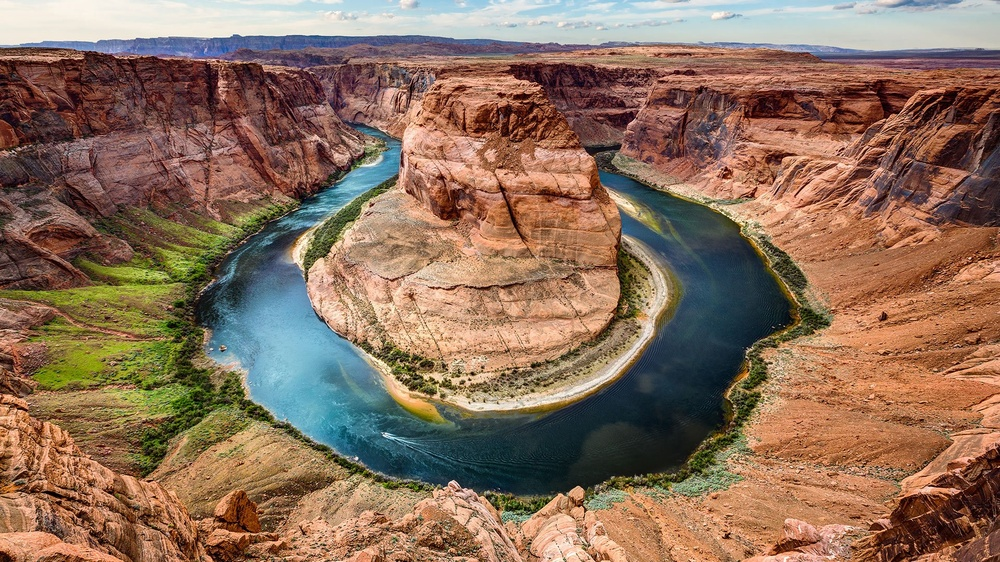
#> input picture chapter9/horseshoe-bend.jpg, 1000 x 562 px, shrunk from 1920 x 1080 before the run
$ jupyter execute program9-3.ipynb
#> lines starting #> are read from the running program, lines starting #| are printed output that depends on the picture
[cell 1]
#Image processing, load image

import numpy as np
#Import OpenCV Library
import cv2


print(np.__file__)

#Load image
img = cv2.imread('horseshoe-bend.jpg')
#> img is the input picture: shape (562, 1000, 3); mean B, G, R 91.7, 111.4, 139.7

[cell 2]
#Display the image
#画像を表示するにはimshow, waitKey, destroyAllWindowsが必要
cv2.imshow('Horse shoe bend', img)
#キーボード入力を無限に待つ、何か入力されたら次に進む
cv2.waitKey(0)
#Close windows
#特定のウィンドウを閉じるには、引数にそのウィンドウの名前を入れる
cv2.destroyAllWindows()
print('close image window')

[cell 3]
#Load image file in grayscale
img = cv2.imread('horseshoe-bend.jpg', cv2.IMREAD_GRAYSCALE)
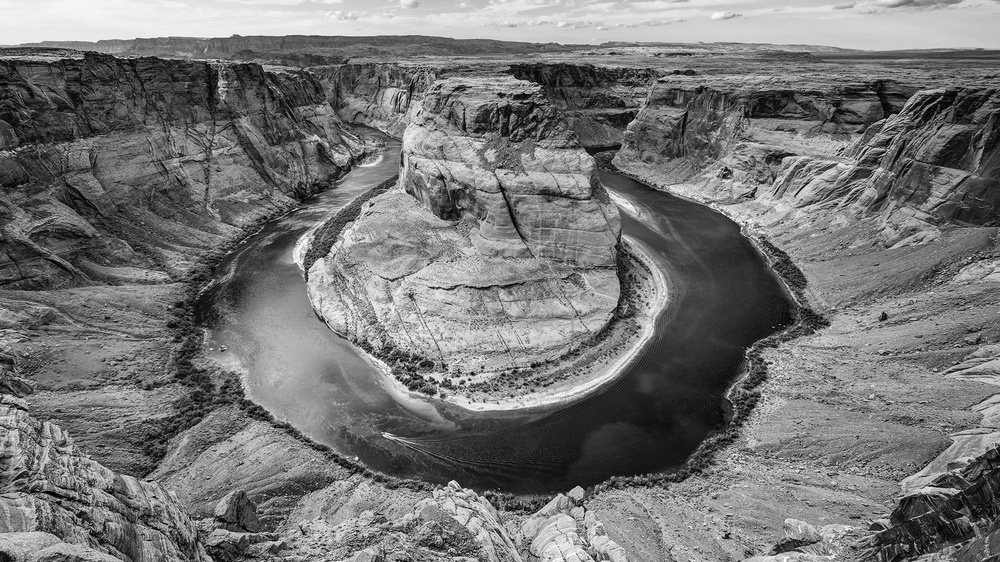
#> img: shape (562, 1000); min 0, max 255, mean 117.6
#or
#img = cv2.imread('horseshoe-bend.jpg',0)

cv2.imshow('Horse shoe bend (grayscale)', img)
cv2.waitKey(0)
cv2.destroyAllWindows()
print('close image window')
